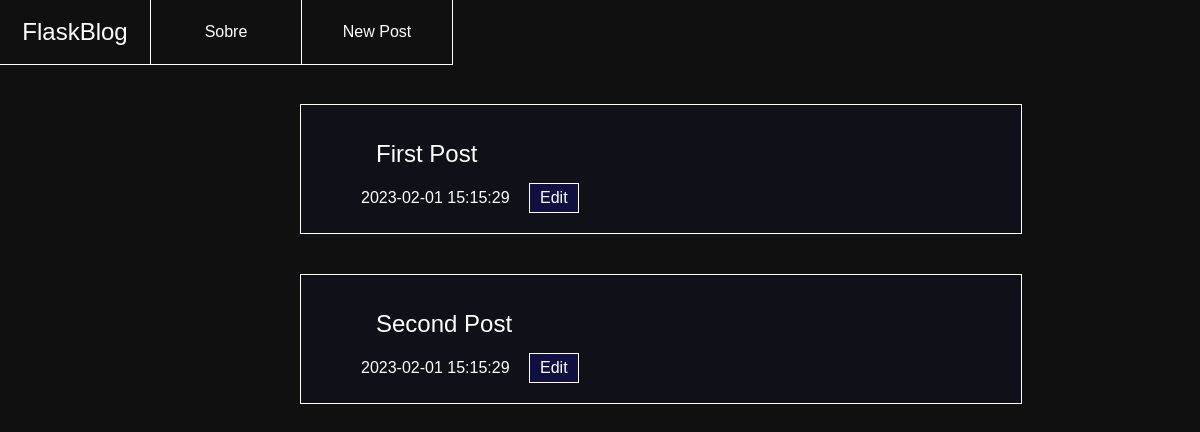
Before: / with the older database file.
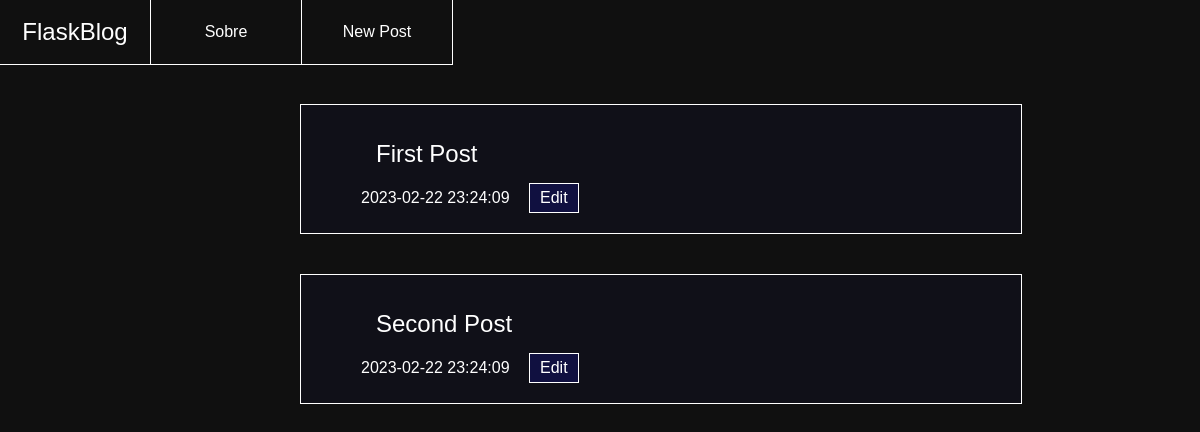
After: the same page with the newer database file.
### tables this page shows
CREATE TABLE posts (
    id INTEGER PRIMARY KEY AUTOINCREMENT,
    created TIMESTAMP NOT NULL DEFAULT CURRENT_TIMESTAMP,
    title TEXT NOT NULL,
    content TEXT NOT NULL
);

### main.py (the view)
@app.route('/')
def index():
    conn = get_db_connection()
    posts = conn.execute('select * from posts').fetchall()
    conn.close()
    return render_template("index.html", posts=posts)

### main.py (called while the page is built)
def get_db_connection():
    conn = sqlite3.connect('banco/database.db')
    conn.row_factory = sqlite3.Row
    return conn

### templates/index.html (shortened to what this page needs)
{% extends "base.html"%}
{% block content %}
    {% for post in posts %}
        <div class="post">
            <a class="titulo" href="{{ url_for('post', post_id=post['id']) }}">
                {{ post['title'] }}
            </a>
            <div class="info">
                <span class="data">{{ post['created'] }}</span>
                <a class="edit" href="{{ url_for('edit', id=post['id']) }}">
                    Edit
                </a>
            </div>
        </div>
    {% endfor %}
{% endblock %}

### templates/base.html (shortened to what this page needs)
<html>
    <head>
        <link rel="stylesheet" href={{ url_for('static', filename="style.css")}}>
    </head>
    <body>
        <nav>
            <div class="link">
                <a class="logo" href="{{ url_for('index')}}">FlaskBlog</a>
            </div>
            <div class="link">
                <a class="link" href="#">Sobre</a>
            </div>
            <div class="link">
                <a class="link" href="{{url_for('create')}}">New Post</a>
            </div>
        </nav>
        <div class="container">
            {% block content %} {% endblock %}
        </div>
    </body>
</html>

### static/style.css (style rules this page uses)
body { padding: 0; margin: 0; width: 100vw; height: 100vh; background-color: #101010; color: white; font-family: sans-serif; }
div.container { margin: 5vh 5vw; }
a { text-decoration: none; color: white; }
nav { display: flex; width: 100vw; height: 8vh; }
nav div.link { display: inline-flex; justify-content: center; align-items: center; height: 100%; width: 12.5vw; border-bottom: 1px solid white; border-right: 1px solid white; }
nav a { display: flex; justify-content: center; align-items: center; box-sizing: border-box; width: 12.5vw; height: 100%; text-align: center; }
a.logo { font-size: 3vh; }
a.link { font-size: 2vh; padding: 15%; }
div.post, form.post { width: 50vw; padding: 2.5vh 5vw; margin: 5vh 20vw; background-color: #101018; border: 1px solid white; display: flex; flex-direction: column; }
div.post a.titulo, h2.titulo { font-size: 3vh; margin: 15px; }
div.post div.info a.edit, button { display: inline-block; border: 1px solid white; color: white; background-color: #101040; padding: 5px 10px; margin-left: 15px; }

Changed rows visible on the page:
changed posts "First Post": created "2023-02-01 15:15:29" → "2023-02-22 23:24:09"
changed posts "Second Post": created "2023-02-01 15:15:29" → "2023-02-22 23:24:09"
